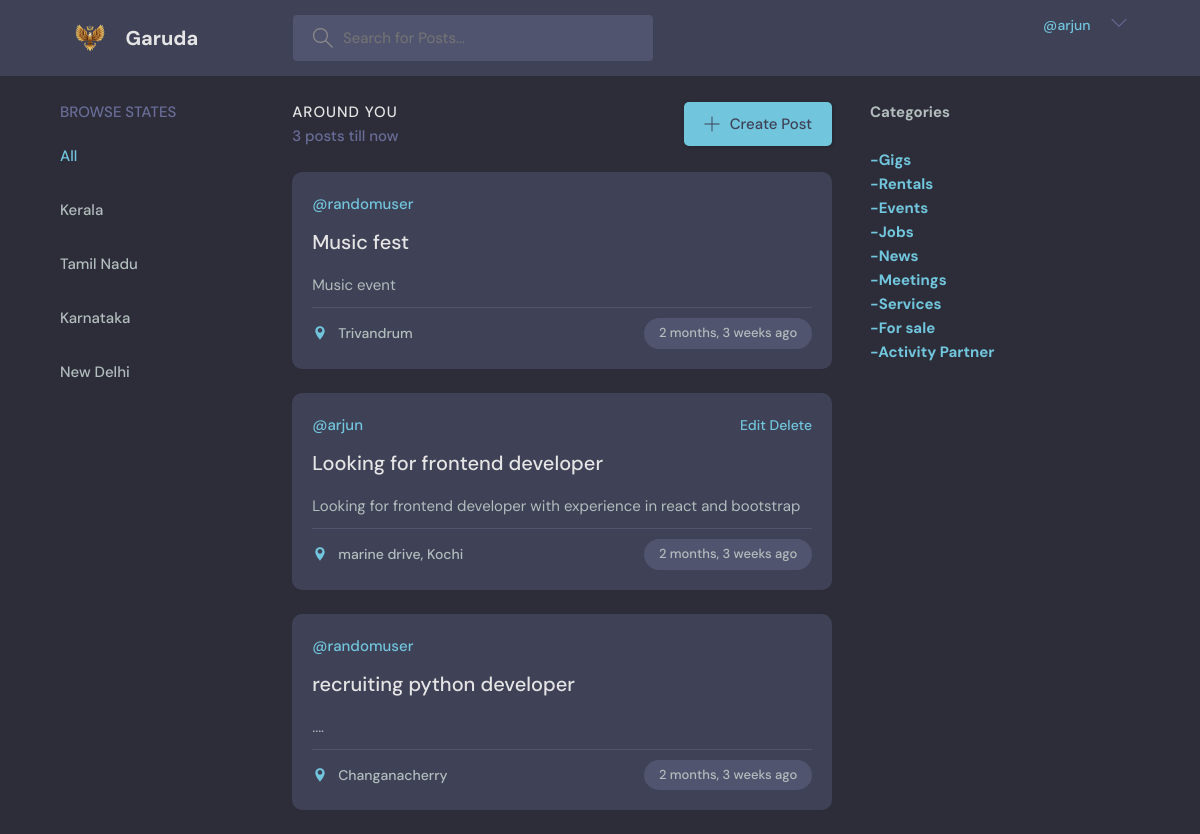
The app's page / (signed in) with its own data.
### base/models.py (models this page shows, shortened)
class Post(models.Model):
    category = models.CharField(null=True,max_length=50,default='')
    host = models.ForeignKey(User, on_delete=models.SET_NULL,null=True)
    title = models.CharField(max_length=100)
    description = models.TextField(null=True, blank=True)
    location = models.CharField(null=True, max_length=200,default='')
    city = models.CharField(null=True, max_length=200)
    state = models.CharField(null=True, max_length=200)
    contact = models.TextField(null=False)
    updated = models.DateTimeField(auto_now=True)   #saves time when model is updated
    created = models.DateTimeField(auto_now_add=True) #saves time when model is created (only one time)
    class Meta:
        ordering = [Random()]

### base/views.py (the view)
# urls.py: path('',views.home,name="home"),
def home(request):
    q = request.GET.get('q') if request.GET.get('q') != None else ''
    posts = Post.objects.filter(
    Q(city__icontains=q) |
    Q(title__icontains=q) |
    Q(location__icontains=q) |
    Q(description__icontains=q) |
    Q(host__username__icontains=q) |
    Q(category__icontains=q) |
    Q(state__icontains=q) |
        (Q(city__icontains=q) & Q(title__icontains=q)) |
        (Q(city__icontains=q) & Q(category__icontains=q))
    )
    post_count = posts.count()
    flag = True
    categories = ['Gigs','Rentals','Events','Jobs','News','Meetings','Services','For sale','Activity Partner']
    statelist = ['Kerala','Tamil Nadu','Karnataka','New Delhi']
    context = {'posts': posts,'post_count':post_count,'categories': categories,'statelist':statelist,'flag':flag}
    return render(request,'base/home.html',context)

### base/templates/base/home.html (shortened to what this page needs)
{% extends 'main.html' %}
{% block content %}
    <main class="layout layout--3">
      <div class="container">
        {% include 'base/searchcities.html' %}
        <div class="roomList">
          <div class="roomList__header">
            <div>
              {%if flag%}
              <h2>Around you </h2>
              <p>{{post_count}} posts till now </p>
              {%else%}
              <div>
                <h2>Your Posts </h2>
              </div>
              {%endif%}
            </div>
            <a class="btn btn--main" href="{% url 'createpost' %}">
              <svg version="1.1" xmlns="http://www.w3.org/2000/svg" width="32" height="32" viewBox="0 0 32 32">
                <title>add</title>
                <path
                  d="M16.943 0.943h-1.885v14.115h-14.115v1.885h14.115v14.115h1.885v-14.115h14.115v-1.885h-14.115v-14.115z"
                ></path>
              </svg>
              Create Post
            </a>
          </div>
          {%include 'base/feed.html' %}
        </div>
        {% include 'base/categories.html' %}
      </div>
    </main>
    {%endblock%}

### templates/navbar.html (shortened to what this page needs)
{% load static %}
<header class="header header--loggedIn">
    <div class="container">
      <a href="{% url 'home' %}" class="header__logo">
        <img src="{% static 'images/icon.png' %}">
        <h1>Garuda</h1>
      </a>
      <form class="header__search" method="GET" action="{% url 'home' %}">
        <label>
          <input name="q" placeholder="Search for Posts..." />
        </label>
      </form>
      <nav class="header__menu">
        {%if request.user.is_authenticated %}
        <div class="header__user">
            <p><span>@{{request.user}}</span></p>
          <button class="dropdown-button">
            <svg version="1.1" xmlns="http://www.w3.org/2000/svg" width="32" height="32" viewBox="0 0 32 32">
              <title>click</title>
              <path d="M16 21l-13-13h-3l16 16 16-16h-3l-13 13z"></path>
            </svg>
          </button>
        </div>
          {%endif%}
      </nav>
    </div>
  </header>

### base/templates/base/feed.html
{%for post in posts%}
<div class="roomListRoom">
    <div class="roomListRoom__header">
      <a href="profile.html" class="roomListRoom__author">
        <span>@{{post.host.username}}</span>
      </a>
      <div class="roomListRoom__actions">
        {% if request.user == post.host%}
        <span><a href="{%url 'updatepost' post.id%}">Edit</a> <a href="{%url 'deletepost' post.id%}"> Delete</a></span>
        {%endif%}
      </div>
    </div>
    <div class="roomListRoom__content">
      <a href="{% url 'post' post.id %}">{{post.title}}</a>
      <p>
        {{post.description}}
      </p>
    </div>
    <div class="roomListRoom__meta">
      <a class="roomListRoom__joined">
        <svg xmlns="http://www.w3.org/2000/svg" width="24" height="24" viewBox="0 0 24 24">
            <path d="M12 2C8.139 2 5 5.139 5 9c0 5.25 7 13 7 13s7-7.75 7-13c0-3.861-3.139-7-7-7zm0 9.5c-1.93 0-3.5-1.57-3.5-3.5s1.57-3.5 3.5-3.5 3.5 1.57 3.5 3.5-1.57 3.5-3.5 3.5z"/>
            <path d="M0 0h24v24H0z" fill="none"/>
        </svg>
        {% if post.location %}
        {{post.location}}, {{post.city}}
        {%else%}
        {{post.city}}
        {%endif%}
      </a>
      <p class="roomListRoom__topic">{{post.created|timesince}} ago</p>
    </div>
</div>
{%endfor%}

### static/styles/style.css (style rules this page uses)
:root { --color-main: #71c6dd; --color-main-light: #e1f6fb; --color-dark: #3f4156; --color-dark-medium: #51546e; --color-dark-light: #696d97; --color-light: #e5e5e5; --color-gray: #8b8b8b; --color-light-gray: #b2bdbd; --color-bg: #2d2d39; --color-success: #5dd693; --color-error: #fc4b0b; }
* { font-family: "DM Sans", -apple-system, BlinkMacSystemFont, "Segoe UI", Roboto, Oxygen, Ubuntu, Cantarell, "Open Sans", "Helvetica Neue", sans-serif; margin: 0; padding: 0; box-sizing: border-box; text-rendering: optimizeLegibility; font-size: inherit; }
html { font-size: 56.25%; }
@media only screen and (min-width: 1200px) { html { font-size: 62.5%; } }
body { line-height: 1.6; font-weight: 400; font-size: 1.5rem; color: var(--color-light-gray); background-color: var(--color-bg); min-height: 100vh; }
img { width: 100%; }
a { display: inline-block; color: var(--color-main); text-decoration: none; }
.container { max-width: 120rem; width: 90%; margin: auto; }
.btn { background-color: transparent; border: none; display: inline-flex; align-items: center; gap: 1rem; cursor: pointer; transition: all ease-in-out 0.3s; padding: 1rem 2rem; border-radius: 5px; box-shadow: 1px 1px 3px 1px rgba(0, 0, 0, 0.15); font-weight: 500; }
.btn--main { background-color: var(--color-main); color: var(--color-dark); }
.btn > svg { fill: currentColor; width: 1.6rem; height: 1.6rem; }
.header { padding: 1.5rem; background-color: var(--color-dark); }
.header > .container { display: flex; gap: 9.5rem; }
.header__logo, .header__user { display: flex; gap: 2rem; align-items: center; }
.header__logo > img { height: 3.2rem; width: 3.2rem; }
.header__logo > h1 { font-weight: 700; font-size: 2rem; color: var(--color-light); }
.header__search > label { background-color: var(--color-dark-medium); padding: 1.3rem 1rem; display: flex; align-items: center; gap: 1rem; border-radius: 4px; }
.header__search svg { fill: var(--color-gray); width: 2rem; height: 2rem; margin-left: 1rem; }
.header__search input { width: 30rem; background: transparent; border: none; outline: none; color: var(--color-light); }
.header__menu { margin-left: auto; position: relative; }
.header__menu p { line-height: 1.2; }
.header__menu span { color: var(--color-main); font-weight: 500; font-size: 1.4rem; display: block; }
.header__menu svg { width: 1.6rem; height: 1.6rem; fill: var(--color-dark-light); }
.dropdown-button { background: transparent; border: 0; outline: 0; cursor: pointer; }
.layout { margin-top: 2.4rem; }
.layout > .container { display: flex; justify-content: space-between; align-items: flex-start; }
.layout--3 > .container > div:nth-child(2) { flex-basis: 50%; }
.roomList__header { display: flex; justify-content: space-between; align-items: center; margin-bottom: 2.4rem; }
.roomList__header h2 { text-transform: uppercase; font-weight: 500; color: var(--color-light); letter-spacing: 1px; }
.roomList__header p { font-weight: 500; color: var(--color-dark-light); }
.roomListRoom { margin-bottom: 2.4rem; background-color: var(--color-dark); border-radius: 1rem; padding: 2rem; }
.roomListRoom__header { display: flex; justify-content: space-between; align-items: center; }
.roomListRoom__author { font-weight: 500; display: flex; align-items: center; gap: 1rem; }
.roomListRoom__actions { display: flex; align-items: flex-start; gap: 1rem; position: relative; }
.roomListRoom__actions span { font-size: 1.4rem; font-weight: 500; }
.roomListRoom__content { margin: 1rem 0; }
.roomListRoom__content a { font-size: 2rem; font-weight: 500; margin-bottom: 1.5rem; color: var(--color-light); transition: all 0.3s ease-in-out; }
.roomListRoom__meta { border-top: 1px solid var(--color-dark-medium); padding-top: 1rem; display: flex; align-items: center; justify-content: space-between; }
.roomListRoom__joined { color: var(--color-light-gray); display: flex; align-items: center; gap: 1rem; font-size: 1.4rem; font-weight: 500; }
.roomListRoom__joined svg { fill: var(--color-main); width: 1.6rem; height: 1.6rem; }
.roomListRoom__topic { padding: 5px 1.5rem; background-color: var(--color-dark-medium); border-radius: 5rem; font-weight: 500; font-size: 1.3rem; }

### records on screen
Post: host.username "randomuser", title "Music fest", description "Music event", city "Trivandrum", created "2 months, 3 weeks"
Post: host.username "arjun", shows "Edit", title "Looking for frontend developer", description "Looking for frontend developer with experience in react and bootstrap", location "marine drive", city "Kochi", created "2 months, 3 weeks"
Post: host.username "randomuser", title "recruiting python developer", description "....", city "Changanacherry", created "2 months, 3 weeks"

### other values on screen
{{ request.user }} "arjun"
{{ state }} "Kerala" "Tamil Nadu" "Karnataka" "New Delhi"
{{ post_count }} "3"
{{ category }} "Gigs" "Rentals" "Events" "Jobs" "News" "Meetings" "Services" "For sale" "Activity Partner"
